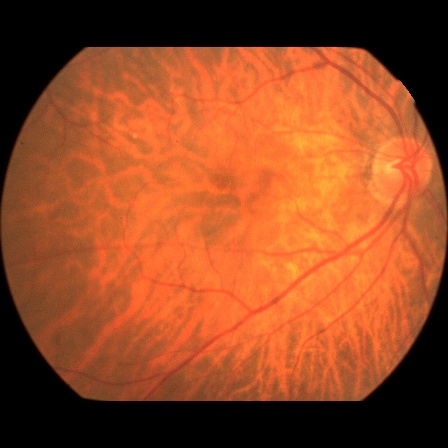
#> input picture code/VisualSearch/mmc-amd/ImageData/cfp-448x448/f-d-28075.jpg, 448 x 448 px
$ python -i augmentation.py   (imports and definitions only)
#> lines starting #> are read from the running program, lines starting #| are printed output that depends on the picture
#> further down, picture is the input picture: shape (448, 448, 3); mean B, G, R 35.4, 72.3, 148.9
import numpy as np
import cv2

class Augmentation(object):
    # [29 lines left out: functions resize, rotate, not called in this run]

    def flip(self,im):
        return cv2.flip(im,1)

    # [37 lines left out: functions zoom, crop, black_border_crop, not called in this run]


    def enhance(self,im):
        lab= cv2.cvtColor(np.array(im), cv2.COLOR_BGR2LAB)
#> lab: shape (448, 448, 3); mean of channels 0, 1, 2 100.1, 155.5, 161.6
        l, a, b = cv2.split(lab)
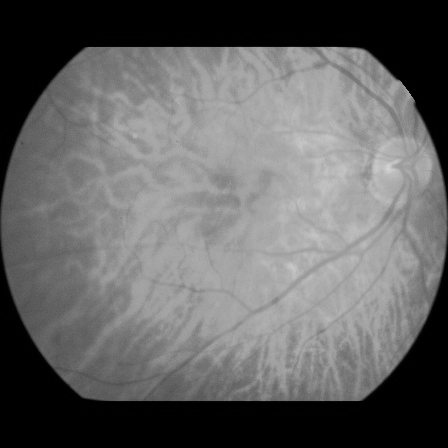
#> l: shape (448, 448); min 0, max 214, mean 100.1
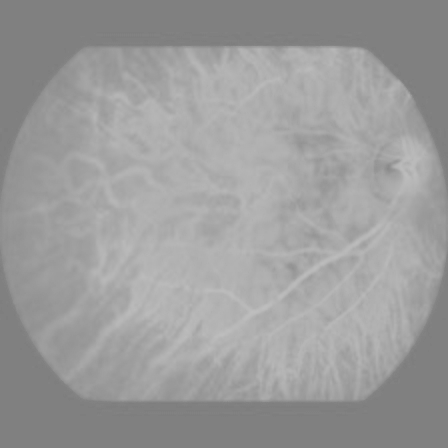
#> a: shape (448, 448); min 126, max 190, mean 155.5
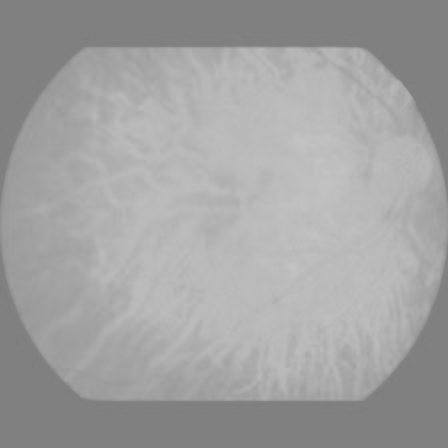
#> b: shape (448, 448); min 126, max 195, mean 161.6
        clahe = cv2.createCLAHE(clipLimit=3.0, tileGridSize=(20,30))
        cl = clahe.apply(l)
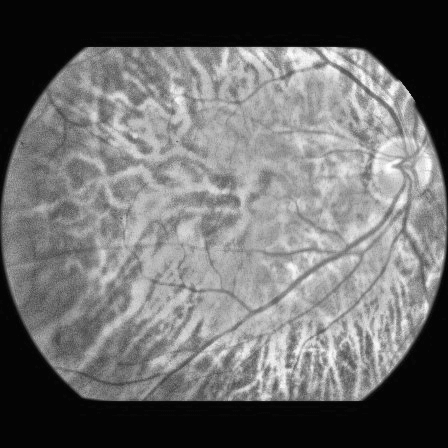
#> cl: shape (448, 448); min 2, max 255, mean 110
        limg = cv2.merge((cl,a,b))
#> limg: shape (448, 448, 3); mean of channels 0, 1, 2 110, 155.5, 161.6
        im_new = cv2.cvtColor(limg, cv2.COLOR_LAB2BGR)
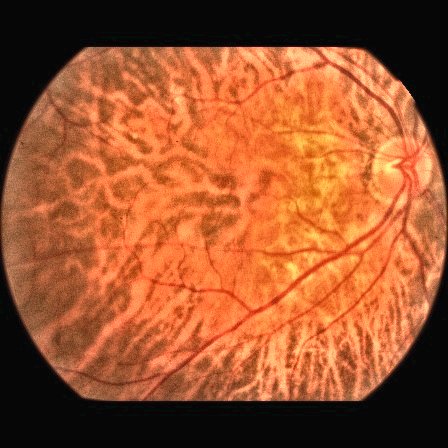
#> im_new: shape (448, 448, 3); mean B, G, R 45.5, 83.1, 155.4
        return im_new

    # [4 lines left out: function clip, not called in this run]

    def brightness(self,im,alpha):
        im *= alpha
        return im

    # [21 lines left out: functions contrast, saturation, multiple_rgb, not called in this run]


class Normlization(object):
    # [36 lines left out: functions per_image_norm, rgb_norm, subtract_mean_norm, divide_255_norm, not called in this run]

class OurAug(Augmentation):

    def __init__(self, params, rand=True):
        self.params = params
        self.rand = rand

    # [55 lines left out: function process, not called in this run]

>>> import cv2
>>> picture = cv2.imread('../VisualSearch/mmc-amd/ImageData/cfp-448x448/f-d-28075.jpg')
>>> result = Augmentation().enhance(picture)

$ run again, on code/VisualSearch/mmc-amd/ImageData/cfp-448x448/f-d-43315572-r.jpg
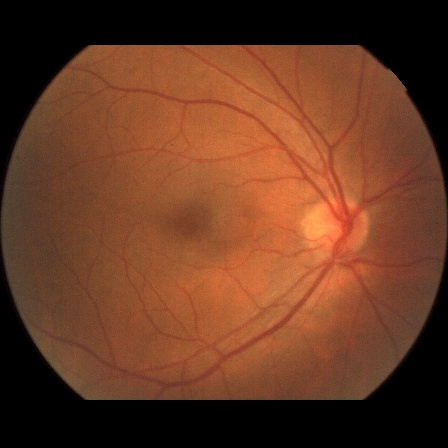
#> input picture code/VisualSearch/mmc-amd/ImageData/cfp-448x448/f-d-43315572-r.jpg, 448 x 448 px
#> picture is the input picture: shape (448, 448, 3); mean B, G, R 35, 57.6, 103.6
#> lab: shape (448, 448, 3); mean of channels 0, 1, 2 75.1, 144.9, 149.2
#> in enhance, `cl = clahe.apply(l)`:
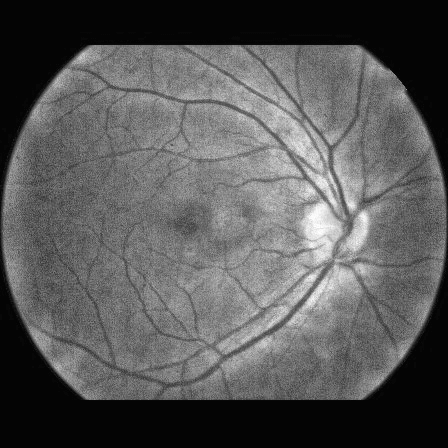
#> cl: shape (448, 448); min 2, max 255, mean 87.8
#> limg: shape (448, 448, 3); mean of channels 0, 1, 2 87.8, 144.9, 149.2
#> in enhance, `im_new = cv2.cvtColor(limg, cv2.COLOR_LAB2BGR)`:
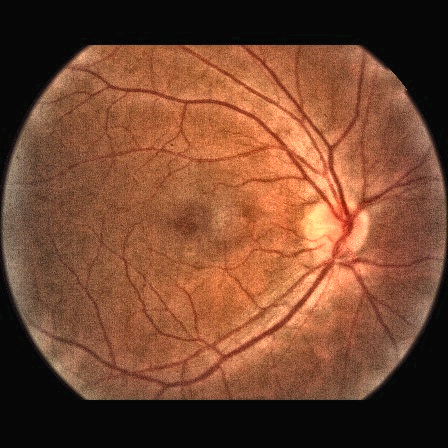
#> im_new: shape (448, 448, 3); mean B, G, R 47.4, 70.7, 117.4

$ run again, on code/VisualSearch/mmc-amd/ImageData/cfp-448x448/f-d-ICG-5579-r.jpg
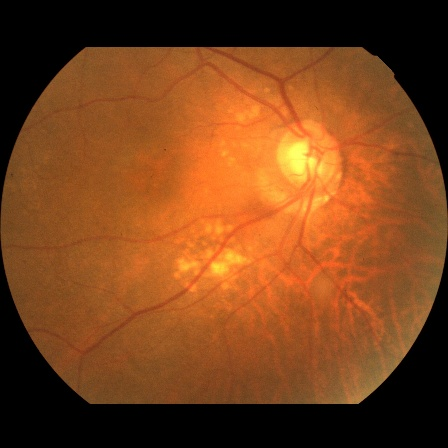
#> input picture code/VisualSearch/mmc-amd/ImageData/cfp-448x448/f-d-ICG-5579-r.jpg, 448 x 448 px
#> picture is the input picture: shape (448, 448, 3); mean B, G, R 27.2, 66.6, 122
#> lab: shape (448, 448, 3); mean of channels 0, 1, 2 86.9, 147.3, 159
#> in enhance, `cl = clahe.apply(l)`:
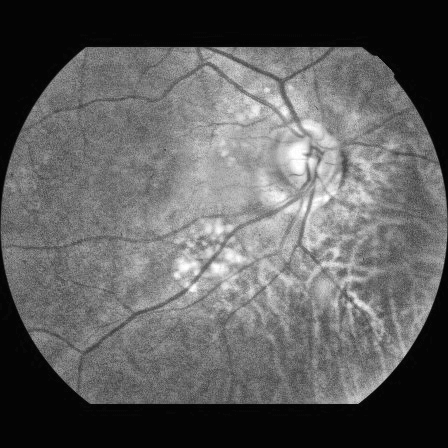
#> cl: shape (448, 448); min 2, max 255, mean 95
#> limg: shape (448, 448, 3); mean of channels 0, 1, 2 95, 147.3, 159
#> in enhance, `im_new = cv2.cvtColor(limg, cv2.COLOR_LAB2BGR)`:
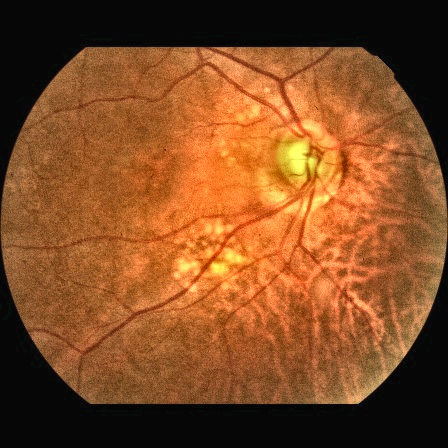
#> im_new: shape (448, 448, 3); mean B, G, R 35.5, 75.4, 130.3

$ run again, on code/VisualSearch/mmc-amd/ImageData/cfp-448x448/f-d-ICG-5674-r.jpg
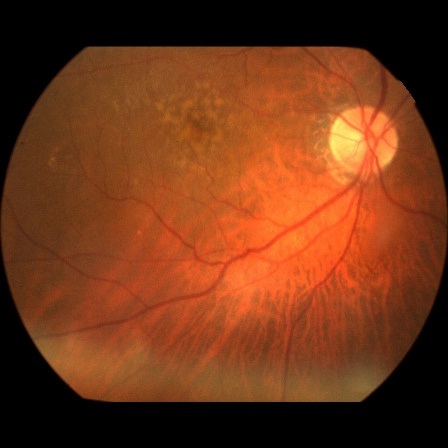
#> input picture code/VisualSearch/mmc-amd/ImageData/cfp-448x448/f-d-ICG-5674-r.jpg, 448 x 448 px
#> picture is the input picture: shape (448, 448, 3); mean B, G, R 23.6, 54, 112.5
#> lab: shape (448, 448, 3); mean of channels 0, 1, 2 76.1, 149.8, 156.1
#> in enhance, `cl = clahe.apply(l)`:
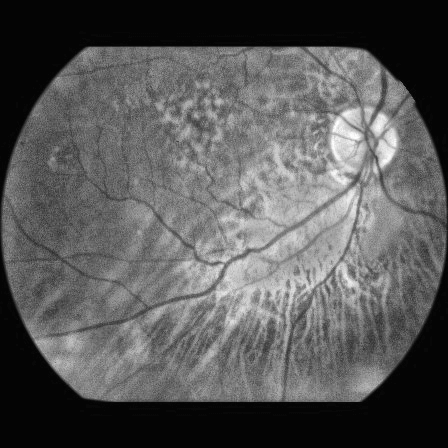
#> cl: shape (448, 448); min 3, max 255, mean 88.5
#> limg: shape (448, 448, 3); mean of channels 0, 1, 2 88.5, 149.8, 156.1
#> in enhance, `im_new = cv2.cvtColor(limg, cv2.COLOR_LAB2BGR)`:
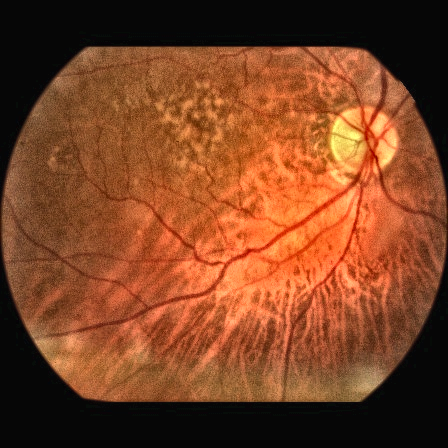
#> im_new: shape (448, 448, 3); mean B, G, R 35.6, 66.8, 125.3
